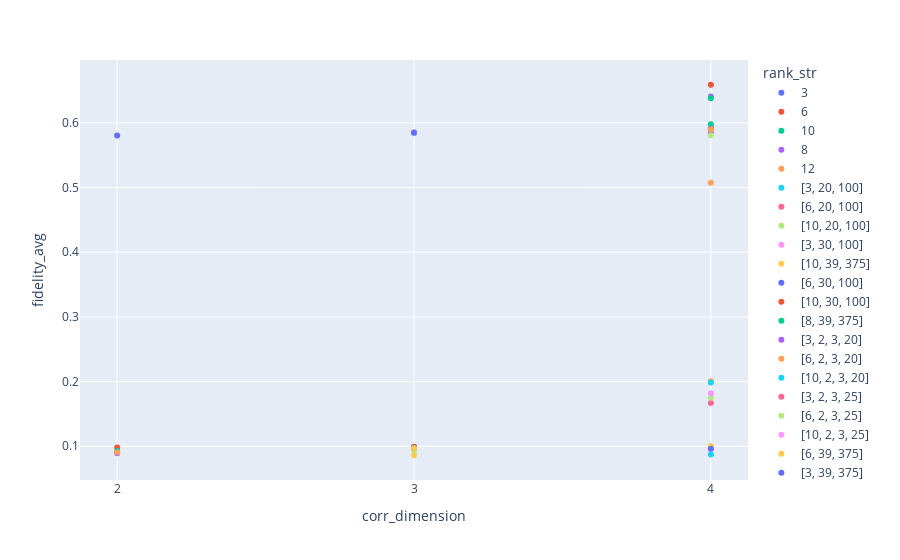

Notebook code cell kept with this figure:
### Code cell
px.scatter(df, x= 'corr_dimension', y='fidelity_avg', color='rank_str')

### Figure 1 — Plotly figure (JSON) as saved in the notebook; plotly's stock layout.template omitted (floating-point values rounded to 4 significant figures)
{"data": [{"hovertemplate": "rank_str=3<br>corr_dimension=%{x}<br>fidelity_avg=%{y}<extra></extra>", "legendgroup": "3", "marker": {"color": "#636efa", "symbol": "circle"}, "mode": "markers", "name": "3", "orientation": "v", "showlegend": true, "type": "scatter", "x": ["2"], "xaxis": "x", "y": [0.5804], "yaxis": "y"}, {"hovertemplate": "rank_str=6<br>corr_dimension=%{x}<br>fidelity_avg=%{y}<extra></extra>", "legendgroup": "6", "marker": {"color": "#EF553B", "symbol": "circle"}, "mode": "markers", "name": "6", "orientation": "v", "showlegend": true, "type": "scatter", "x": ["2"], "xaxis": "x", "y": [0.09799], "yaxis": "y"}, {"hovertemplate": "rank_str=10<br>corr_dimension=%{x}<br>fidelity_avg=%{y}<extra></extra>", "legendgroup": "10", "marker": {"color": "#00cc96", "symbol": "circle"}, "mode": "markers", "name": "10", "orientation": "v", "showlegend": true, "type": "scatter", "x": ["2"], "xaxis": "x", "y": [0.09254], "yaxis": "y"}, {"hovertemplate": "rank_str=8<br>corr_dimension=%{x}<br>fidelity_avg=%{y}<extra></extra>", "legendgroup": "8", "marker": {"color": "#ab63fa", "symbol": "circle"}, "mode": "markers", "name": "8", "orientation": "v", "showlegend": true, "type": "scatter", "x": ["2"], "xaxis": "x", "y": [0.08927], "yaxis": "y"}, {"hovertemplate": "rank_str=12<br>corr_dimension=%{x}<br>fidelity_avg=%{y}<extra></extra>", "legendgroup": "12", "marker": {"color": "#FFA15A", "symbol": "circle"}, "mode": "markers", "name": "12", "orientation": "v", "showlegend": true, "type": "scatter", "x": ["2"], "xaxis": "x", "y": [0.0905], "yaxis": "y"}, {"hovertemplate": "rank_str=[3, 20, 100]<br>corr_dimension=%{x}<br>fidelity_avg=%{y}<extra></extra>", "legendgroup": "[3, 20, 100]", "marker": {"color": "#19d3f3", "symbol": "circle"}, "mode": "markers", "name": "[3, 20, 100]", "orientation": "v", "showlegend": true, "type": "scatter", "x": ["3"], "xaxis": "x", "y": [0.5839], "yaxis": "y"}, {"hovertemplate": "rank_str=[6, 20, 100]<br>corr_dimension=%{x}<br>fidelity_avg=%{y}<extra></extra>", "legendgroup": "[6, 20, 100]", "marker": {"color": "#FF6692", "symbol": "circle"}, "mode": "markers", "name": "[6, 20, 100]", "orientation": "v", "showlegend": true, "type": "scatter", "x": ["3"], "xaxis": "x", "y": [0.09665], "yaxis": "y"}, {"hovertemplate": "rank_str=[10, 20, 100]<br>corr_dimension=%{x}<br>fidelity_avg=%{y}<extra></extra>", "legendgroup": "[10, 20, 100]", "marker": {"color": "#B6E880", "symbol": "circle"}, "mode": "markers", "name": "[10, 20, 100]", "orientation": "v", "showlegend": true, "type": "scatter", "x": ["3"], "xaxis": "x", "y": [0.09376], "yaxis": "y"}, {"hovertemplate": "rank_str=[3, 30, 100]<br>corr_dimension=%{x}<br>fidelity_avg=%{y}<extra></extra>", "legendgroup": "[3, 30, 100]", "marker": {"color": "#FF97FF", "symbol": "circle"}, "mode": "markers", "name": "[3, 30, 100]", "orientation": "v", "showlegend": true, "type": "scatter", "x": ["3"], "xaxis": "x", "y": [0.5846], "yaxis": "y"}, {"hovertemplate": "rank_str=[10, 39, 375]<br>corr_dimension=%{x}<br>fidelity_avg=%{y}<extra></extra>", "legendgroup": "[10, 39, 375]", "marker": {"color": "#FECB52", "symbol": "circle"}, "mode": "markers", "name": "[10, 39, 375]", "orientation": "v", "showlegend": true, "type": "scatter", "x": ["3"], "xaxis": "x", "y": [0.08604], "yaxis": "y"}, {"hovertemplate": "rank_str=[6, 30, 100]<br>corr_dimension=%{x}<br>fidelity_avg=%{y}<extra></extra>", "legendgroup": "[6, 30, 100]", "marker": {"color": "#636efa", "symbol": "circle"}, "mode": "markers", "name": "[6, 30, 100]", "orientation": "v", "showlegend": true, "type": "scatter", "x": ["3"], "xaxis": "x", "y": [0.09902], "yaxis": "y"}, {"hovertemplate": "rank_str=[10, 30, 100]<br>corr_dimension=%{x}<br>fidelity_avg=%{y}<extra></extra>", "legendgroup": "[10, 30, 100]", "marker": {"color": "#EF553B", "symbol": "circle"}, "mode": "markers", "name": "[10, 30, 100]", "orientation": "v", "showlegend": true, "type": "scatter", "x": ["3"], "xaxis": "x", "y": [0.09872], "yaxis": "y"}, {"hovertemplate": "rank_str=[8, 39, 375]<br>corr_dimension=%{x}<br>fidelity_avg=%{y}<extra></extra>", "legendgroup": "[8, 39, 375]", "marker": {"color": "#00cc96", "symbol": "circle"}, "mode": "markers", "name": "[8, 39, 375]", "orientation": "v", "showlegend": true, "type": "scatter", "x": ["3"], "xaxis": "x", "y": [0.09703], "yaxis": "y"}, {"hovertemplate": "rank_str=[3, 2, 3, 20]<br>corr_dimension=%{x}<br>fidelity_avg=%{y}<extra></extra>", "legendgroup": "[3, 2, 3, 20]", "marker": {"color": "#ab63fa", "symbol": "circle"}, "mode": "markers", "name": "[3, 2, 3, 20]", "orientation": "v", "showlegend": true, "type": "scatter", "x": ["4"], "xaxis": "x", "y": [0.6409], "yaxis": "y"}, {"hovertemplate": "rank_str=[6, 2, 3, 20]<br>corr_dimension=%{x}<br>fidelity_avg=%{y}<extra></extra>", "legendgroup": "[6, 2, 3, 20]", "marker": {"color": "#FFA15A", "symbol": "circle"}, "mode": "markers", "name": "[6, 2, 3, 20]", "orientation": "v", "showlegend": true, "type": "scatter", "x": ["4"], "xaxis": "x", "y": [0.2005], "yaxis": "y"}, {"hovertemplate": "rank_str=[10, 2, 3, 20]<br>corr_dimension=%{x}<br>fidelity_avg=%{y}<extra></extra>", "legendgroup": "[10, 2, 3, 20]", "marker": {"color": "#19d3f3", "symbol": "circle"}, "mode": "markers", "name": "[10, 2, 3, 20]", "orientation": "v", "showlegend": true, "type": "scatter", "x": ["4"], "xaxis": "x", "y": [0.1986], "yaxis": "y"}, {"hovertemplate": "rank_str=[3, 2, 3, 25]<br>corr_dimension=%{x}<br>fidelity_avg=%{y}<extra></extra>", "legendgroup": "[3, 2, 3, 25]", "marker": {"color": "#FF6692", "symbol": "circle"}, "mode": "markers", "name": "[3, 2, 3, 25]", "orientation": "v", "showlegend": true, "type": "scatter", "x": ["4"], "xaxis": "x", "y": [0.1668], "yaxis": "y"}, {"hovertemplate": "rank_str=[6, 2, 3, 25]<br>corr_dimension=%{x}<br>fidelity_avg=%{y}<extra></extra>", "legendgroup": "[6, 2, 3, 25]", "marker": {"color": "#B6E880", "symbol": "circle"}, "mode": "markers", "name": "[6, 2, 3, 25]", "orientation": "v", "showlegend": true, "type": "scatter", "x": ["4"], "xaxis": "x", "y": [0.1751], "yaxis": "y"}, {"hovertemplate": "rank_str=[10, 2, 3, 25]<br>corr_dimension=%{x}<br>fidelity_avg=%{y}<extra></extra>", "legendgroup": "[10, 2, 3, 25]", "marker": {"color": "#FF97FF", "symbol": "circle"}, "mode": "markers", "name": "[10, 2, 3, 25]", "orientation": "v", "showlegend": true, "type": "scatter", "x": ["4"], "xaxis": "x", "y": [0.182], "yaxis": "y"}, {"hovertemplate": "rank_str=[6, 39, 375]<br>corr_dimension=%{x}<br>fidelity_avg=%{y}<extra></extra>", "legendgroup": "[6, 39, 375]", "marker": {"color": "#FECB52", "symbol": "circle"}, "mode": "markers", "name": "[6, 39, 375]", "orientation": "v", "showlegend": true, "type": "scatter", "x": ["3"], "xaxis": "x", "y": [0.09693], "yaxis": "y"}, {"hovertemplate": "rank_str=[3, 39, 375]<br>corr_dimension=%{x}<br>fidelity_avg=%{y}<extra></extra>", "legendgroup": "[3, 39, 375]", "marker": {"color": "#636efa", "symbol": "circle"}, "mode": "markers", "name": "[3, 39, 375]", "orientation": "v", "showlegend": true, "type": "scatter", "x": ["3"], "xaxis": "x", "y": [0.5851], "yaxis": "y"}, {"hovertemplate": "rank_str=[3, 13, 3, 20]<br>corr_dimension=%{x}<br>fidelity_avg=%{y}<extra></extra>", "legendgroup": "[3, 13, 3, 20]", "marker": {"color": "#EF553B", "symbol": "circle"}, "mode": "markers", "name": "[3, 13, 3, 20]", "orientation": "v", "showlegend": true, "type": "scatter", "x": ["4"], "xaxis": "x", "y": [0.592], "yaxis": "y"}, {"hovertemplate": "rank_str=[6, 13, 3, 20]<br>corr_dimension=%{x}<br>fidelity_avg=%{y}<extra></extra>", "legendgroup": "[6, 13, 3, 20]", "marker": {"color": "#00cc96", "symbol": "circle"}, "mode": "markers", "name": "[6, 13, 3, 20]", "orientation": "v", "showlegend": true, "type": "scatter", "x": ["4"], "xaxis": "x", "y": [0.5979], "yaxis": "y"}, {"hovertemplate": "rank_str=[3, 13, 3, 200]<br>corr_dimension=%{x}<br>fidelity_avg=%{y}<extra></extra>", "legendgroup": "[3, 13, 3, 200]", "marker": {"color": "#ab63fa", "symbol": "circle"}, "mode": "markers", "name": "[3, 13, 3, 200]", "orientation": "v", "showlegend": true, "type": "scatter", "x": ["4"], "xaxis": "x", "y": [0.585], "yaxis": "y"}, {"hovertemplate": "rank_str=[6, 13, 3, 200]<br>corr_dimension=%{x}<br>fidelity_avg=%{y}<extra></extra>", "legendgroup": "[6, 13, 3, 200]", "marker": {"color": "#FFA15A", "symbol": "circle"}, "mode": "markers", "name": "[6, 13, 3, 200]", "orientation": "v", "showlegend": true, "type": "scatter", "x": ["4"], "xaxis": "x", "y": [0.5076], "yaxis": "y"}, {"hovertemplate": "rank_str=[10, 13, 3, 200]<br>corr_dimension=%{x}<br>fidelity_avg=%{y}<extra></extra>", "legendgroup": "[10, 13, 3, 200]", "marker": {"color": "#19d3f3", "symbol": "circle"}, "mode": "markers", "name": "[10, 13, 3, 200]", "orientation": "v", "showlegend": true, "type": "scatter", "x": ["4"], "xaxis": "x", "y": [0.08703], "yaxis": "y"}, {"hovertemplate": "rank_str=[8, 13, 3, 200]<br>corr_dimension=%{x}<br>fidelity_avg=%{y}<extra></extra>", "legendgroup": "[8, 13, 3, 200]", "marker": {"color": "#FF6692", "symbol": "circle"}, "mode": "markers", "name": "[8, 13, 3, 200]", "orientation": "v", "showlegend": true, "type": "scatter", "x": ["4"], "xaxis": "x", "y": [0.09694], "yaxis": "y"}, {"hovertemplate": "rank_str=[3, 13, 3, 375]<br>corr_dimension=%{x}<br>fidelity_avg=%{y}<extra></extra>", "legendgroup": "[3, 13, 3, 375]", "marker": {"color": "#B6E880", "symbol": "circle"}, "mode": "markers", "name": "[3, 13, 3, 375]", "orientation": "v", "showlegend": true, "type": "scatter", "x": ["4"], "xaxis": "x", "y": [0.5808], "yaxis": "y"}, {"hovertemplate": "rank_str=[6, 13, 3, 375]<br>corr_dimension=%{x}<br>fidelity_avg=%{y}<extra></extra>", "legendgroup": "[6, 13, 3, 375]", "marker": {"color": "#FF97FF", "symbol": "circle"}, "mode": "markers", "name": "[6, 13, 3, 375]", "orientation": "v", "showlegend": true, "type": "scatter", "x": ["4"], "xaxis": "x", "y": [0.09902], "yaxis": "y"}, {"hovertemplate": "rank_str=[10, 13, 3, 375]<br>corr_dimension=%{x}<br>fidelity_avg=%{y}<extra></extra>", "legendgroup": "[10, 13, 3, 375]", "marker": {"color": "#FECB52", "symbol": "circle"}, "mode": "markers", "name": "[10, 13, 3, 375]", "orientation": "v", "showlegend": true, "type": "scatter", "x": ["4"], "xaxis": "x", "y": [0.1004], "yaxis": "y"}, {"hovertemplate": "rank_str=[8, 13, 3, 375]<br>corr_dimension=%{x}<br>fidelity_avg=%{y}<extra></extra>", "legendgroup": "[8, 13, 3, 375]", "marker": {"color": "#636efa", "symbol": "circle"}, "mode": "markers", "name": "[8, 13, 3, 375]", "orientation": "v", "showlegend": true, "type": "scatter", "x": ["4"], "xaxis": "x", "y": [0.09618], "yaxis": "y"}, {"hovertemplate": "rank_str=[3, 3, 2, 25]<br>corr_dimension=%{x}<br>fidelity_avg=%{y}<extra></extra>", "legendgroup": "[3, 3, 2, 25]", "marker": {"color": "#EF553B", "symbol": "circle"}, "mode": "markers", "name": "[3, 3, 2, 25]", "orientation": "v", "showlegend": true, "type": "scatter", "x": ["4"], "xaxis": "x", "y": [0.659], "yaxis": "y"}, {"hovertemplate": "rank_str=[3, 5, 3, 25]<br>corr_dimension=%{x}<br>fidelity_avg=%{y}<extra></extra>", "legendgroup": "[3, 5, 3, 25]", "marker": {"color": "#00cc96", "symbol": "circle"}, "mode": "markers", "name": "[3, 5, 3, 25]", "orientation": "v", "showlegend": true, "type": "scatter", "x": ["4"], "xaxis": "x", "y": [0.6382], "yaxis": "y"}, {"hovertemplate": "rank_str=[3, 13, 3, 25]<br>corr_dimension=%{x}<br>fidelity_avg=%{y}<extra></extra>", "legendgroup": "[3, 13, 3, 25]", "marker": {"color": "#ab63fa", "symbol": "circle"}, "mode": "markers", "name": "[3, 13, 3, 25]", "orientation": "v", "showlegend": true, "type": "scatter", "x": ["4"], "xaxis": "x", "y": [0.5902], "yaxis": "y"}, {"hovertemplate": "rank_str=[6, 13, 3, 25]<br>corr_dimension=%{x}<br>fidelity_avg=%{y}<extra></extra>", "legendgroup": "[6, 13, 3, 25]", "marker": {"color": "#FFA15A", "symbol": "circle"}, "mode": "markers", "name": "[6, 13, 3, 25]", "orientation": "v", "showlegend": true, "type": "scatter", "x": ["4"], "xaxis": "x", "y": [0.5897], "yaxis": "y"}], "layout": {"legend": {"title": {"text": "rank_str"}, "tracegroupgap": 0}, "margin": {"t": 60}, "xaxis": {"anchor": "y", "domain": [0, 1], "title": {"text": "corr_dimension"}}, "yaxis": {"anchor": "x", "domain": [0, 1], "title": {"text": "fidelity_avg"}}}}
